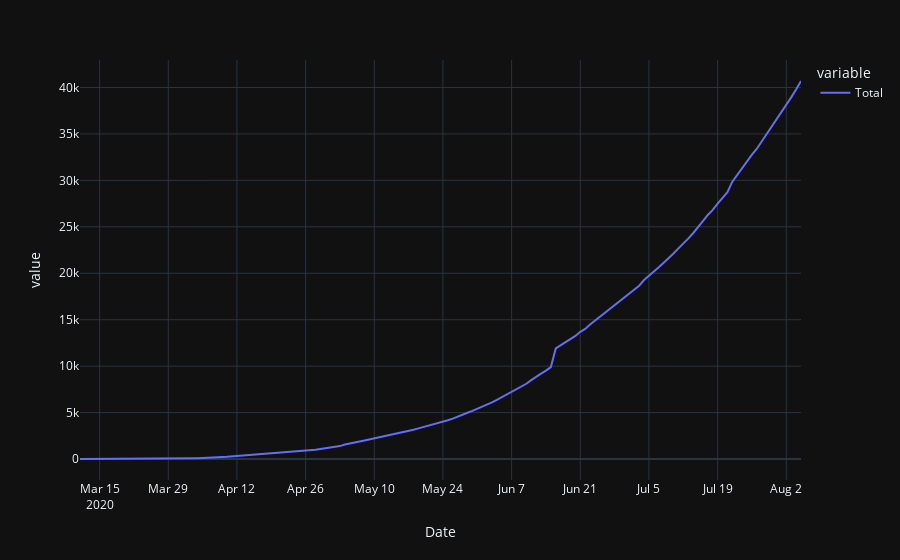

The code cell stored with this chart in its notebook:
### Markdown cell above
## Deaths

### Code cell
data=create_data_frame('Death')
plot_data_frame()

### Figure 1 — Plotly figure (JSON) as saved in the notebook; plotly's stock layout.template omitted (floating-point values rounded to 4 significant figures; data arrays with more than 128 entries replaced by an {"elided": "..."} marker saying what was removed)
{"data": [{"hovertemplate": "variable=Total<br>Date=%{x}<br>value=%{y}<extra></extra>", "legendgroup": "Total", "line": {"color": "#636efa", "dash": "solid"}, "mode": "lines", "name": "Total", "orientation": "v", "showlegend": true, "type": "scatter", "x": {"elided": "148 str values"}, "xaxis": "x", "y": {"elided": "148 int values"}, "yaxis": "y"}], "layout": {"legend": {"title": {"text": "variable"}, "tracegroupgap": 0}, "margin": {"t": 60}, "xaxis": {"anchor": "y", "domain": [0, 1], "title": {"text": "Date"}}, "yaxis": {"anchor": "x", "domain": [0, 1], "title": {"text": "value"}}}}
